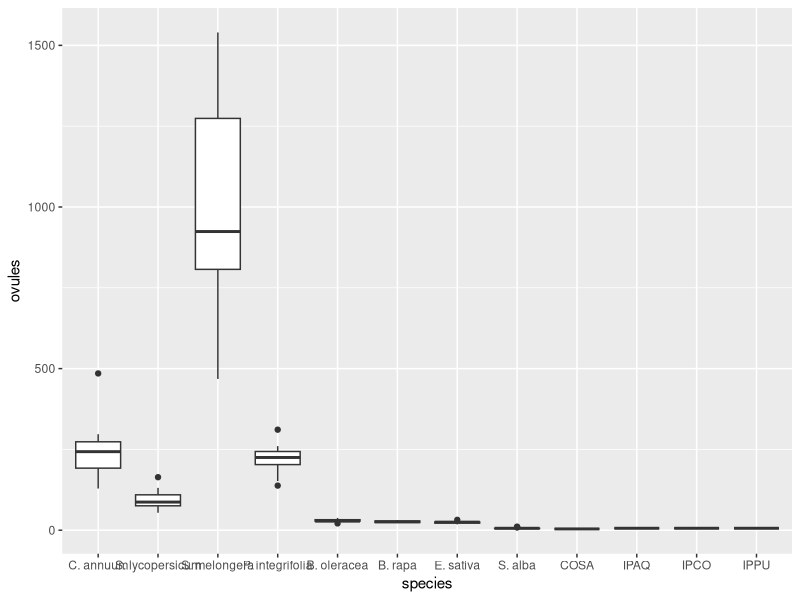
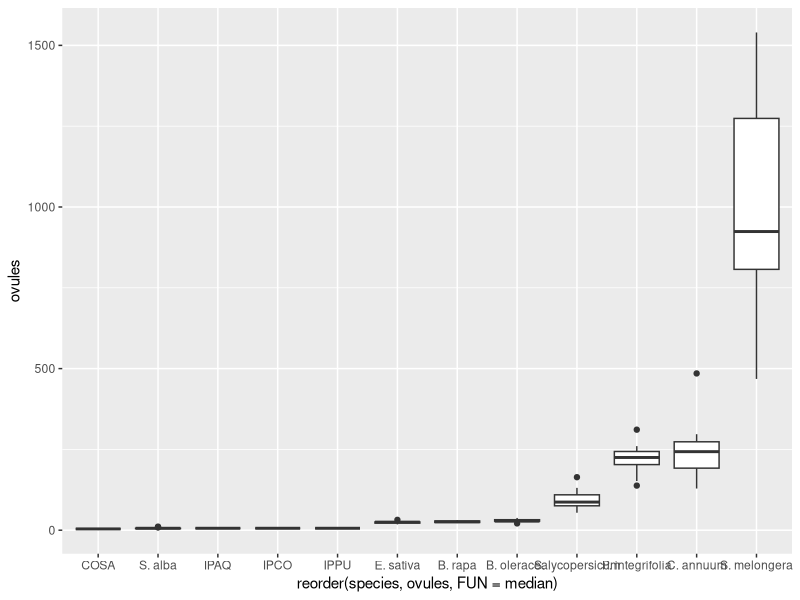
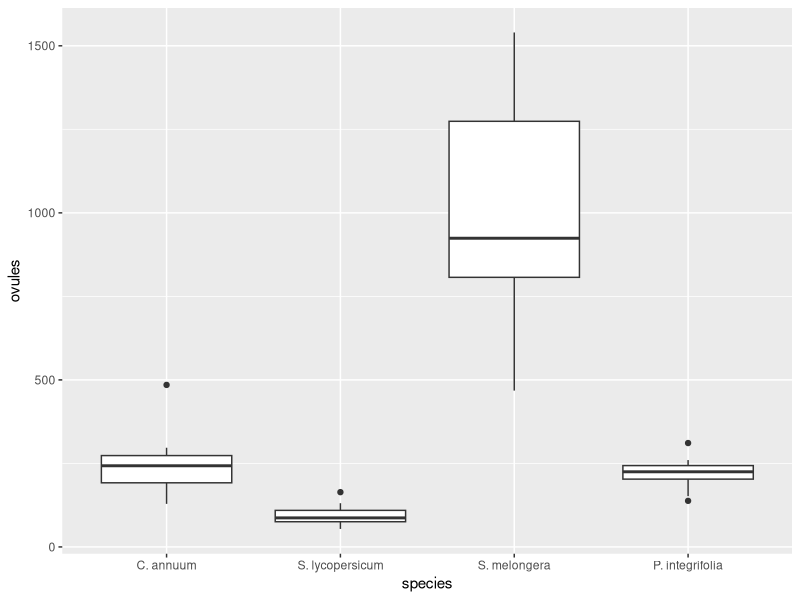
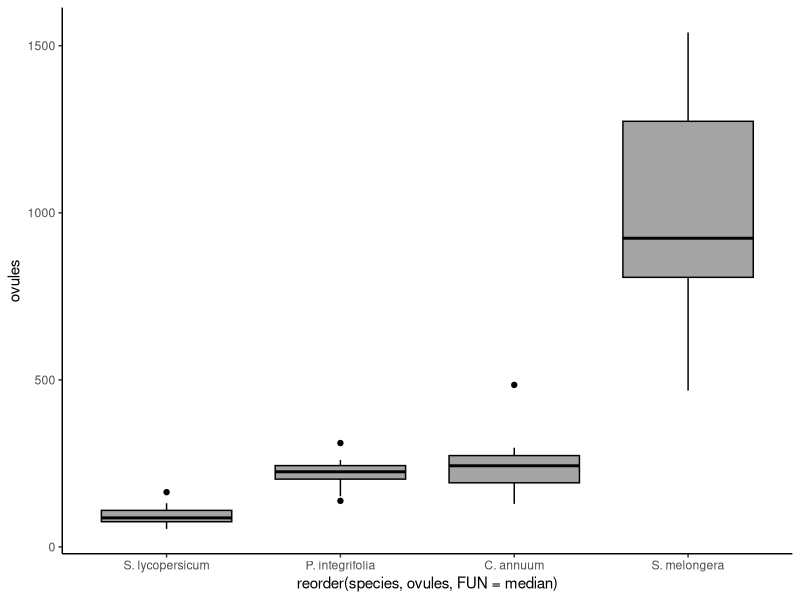
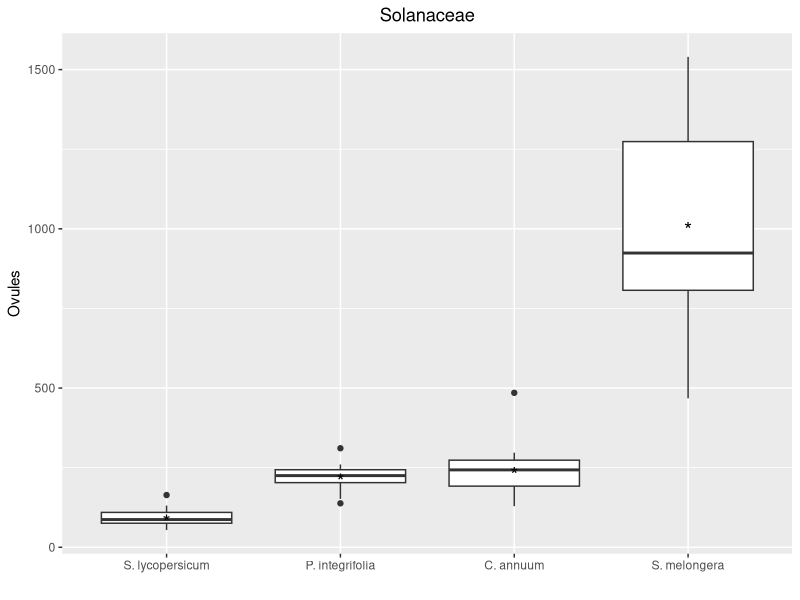

Here is the R script that generated these plots, in order:
#load libraries

library(ggplot2)
library(forcats)

#load data
d<-read.csv("Ovules.csv", sep=";")

colnames(d)[1]<-"C. annuum"
colnames(d)[2]<-"S. lycopersicum"
colnames(d)[3]<-"S. melongera"
colnames(d)[4]<-"P. integrifolia"
colnames(d)[5]<-"B. oleracea"
colnames(d)[6]<-"B. rapa"
colnames(d)[7]<-"E. sativa"
colnames(d)[8]<-"S. alba"


#Reorganise data
d <- stack(d)
#Naming columns
colnames(d)[1]<-"ovules"
colnames(d)[2]<-"species"


#boxplot from ggplot2
ggplot(d, aes(x = species, y = ovules)) + geom_boxplot()

#boxplot from ggplot2 reorder
ggplot(d, aes(x = reorder(species, ovules, FUN = median), y = ovules)) + geom_boxplot()

#subset per family (solanaceae, brassicaceae, convolvulaceae)
solanaceae<-subset(d)[1:60,]

ggplot(solanaceae, aes(x = species, y = ovules)) + geom_boxplot()

ggplot(solanaceae, aes(x = reorder(species, ovules, FUN = median), y = ovules)) +   geom_boxplot(fill='#A4A4A4', color="black")+
  theme_classic()

p <- ggplot(solanaceae, aes(x = reorder(species, ovules, FUN = median), y = ovules)) +   geom_boxplot()+
labs(title="Solanaceae",x="", y = "Ovules")+
theme(plot.title = element_text(hjust = 0.5))

p + stat_summary(fun.y=mean, geom="point", shape="*", size=5, colour="black")


